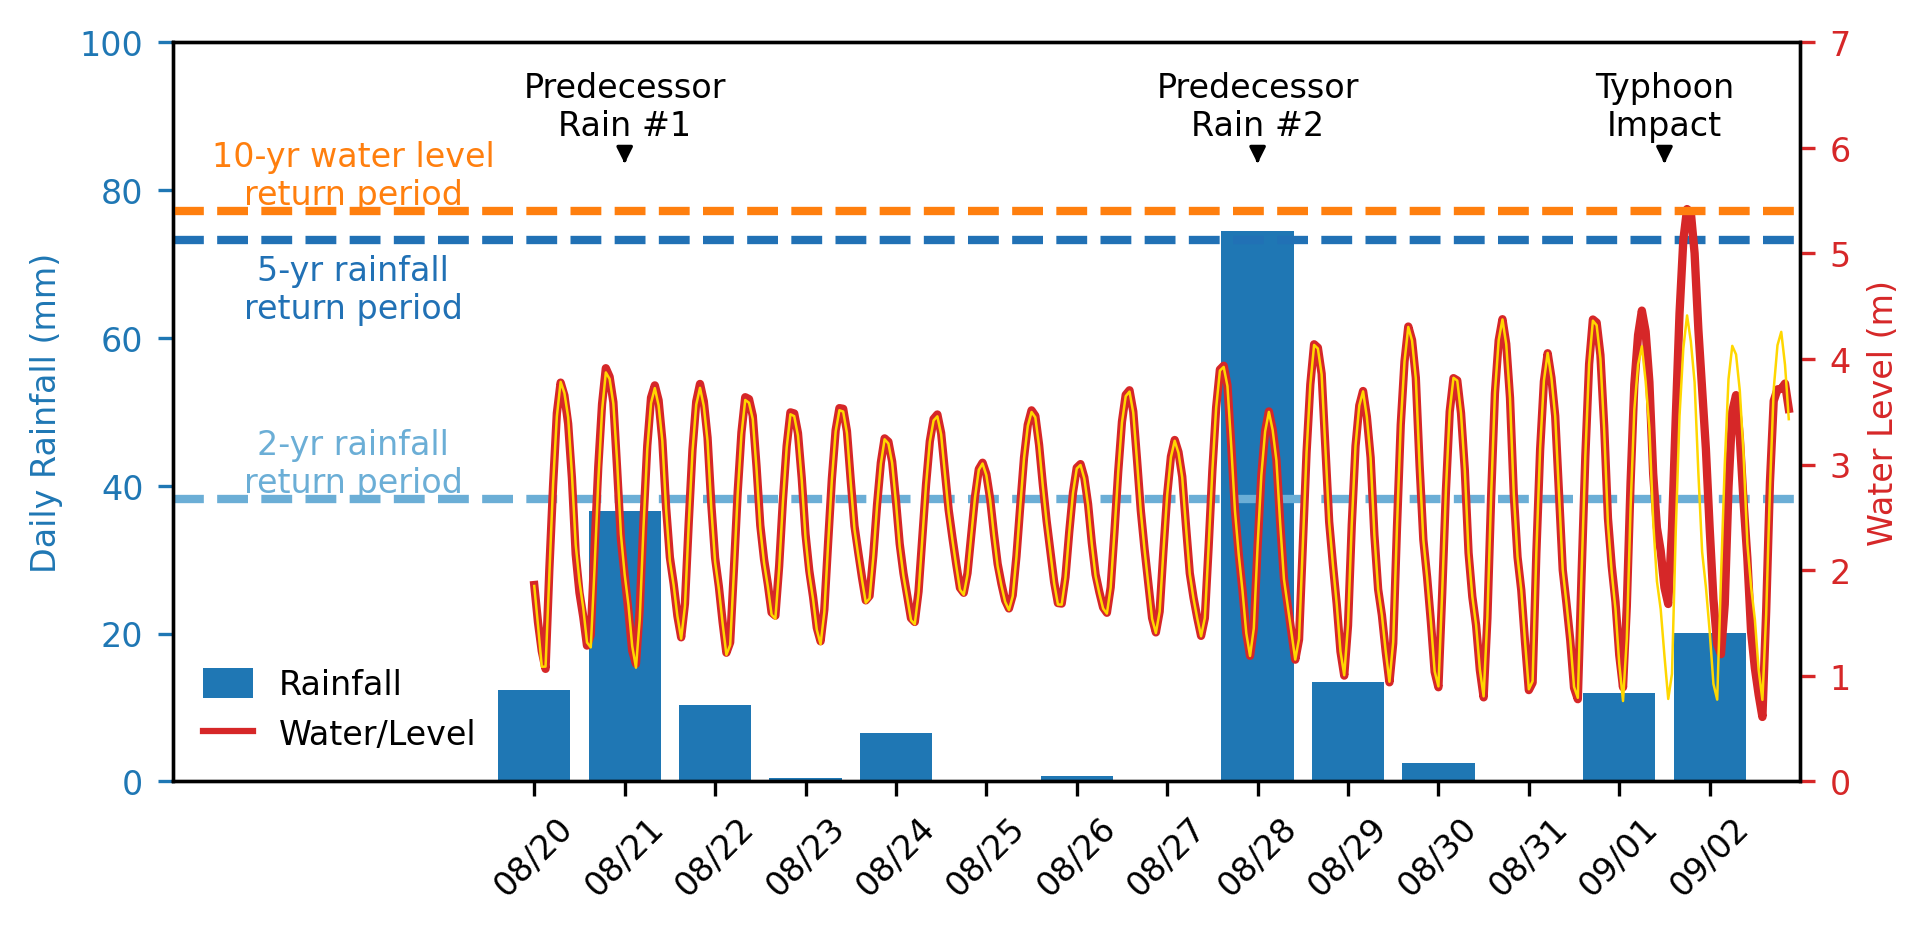

The script that saved this image:
#!/usr/bin/env python3
"""
Figure 1 — time series of daily rainfall (Xujiahui) with 2-/5-yr return-period
lines, and modelled water level + astronomical tide at Wusongkou, Aug-Sep 1905.

Extracted verbatim from Untitled.ipynb (cell 1, the `ax1` panel of the overview
figure); only tidied for standalone use: paths -> shuaiwang, single-panel figure
instead of the 5-panel gridspec, map code removed, headless backend + savefig.

Run:  ~/anaconda3/bin/python Fig1_timeseries.py   ->  Fig1_timeseries.{pdf,png}
"""
import matplotlib
matplotlib.use("Agg")
import numpy as np
import pandas as pd
import matplotlib.pyplot as plt
import matplotlib.dates as mdates
from matplotlib.lines import Line2D
from matplotlib.patches import Patch

BASE = "/Users/shuaiwang/sandbox/shanghai"
rain_path = f"{BASE}/xujiahui_aug2031_daily_rain.csv"

# ── Load & preprocess rainfall ──────────────────────────────────────────────
rain = pd.read_csv(rain_path, sep=",")
rain["date"] = pd.to_datetime(dict(year=rain.Year, month=rain.Mon, day=rain.Day))
rain["daily_mm"] = rain["daily_acc_10thmm"] / 10.0
rain["md"] = rain["date"].dt.strftime("%m-%d")

# Subset for Aug 20 - Sept 5
mask = (rain["date"].dt.month == 8) & (rain["date"].dt.day >= 20) | (rain["date"].dt.month == 9) & (rain["date"].dt.day <= 5)
rain_subset = rain.loc[mask].copy()
ordered_days = sorted(rain_subset["md"].unique(), key=lambda x: pd.to_datetime("1900-" + x))
rain_subset["md"] = pd.Categorical(rain_subset["md"], categories=ordered_days, ordered=True)
rain_subset = rain_subset[rain_subset["md"].between("08-20", "09-02")]
ordered_days = sorted(rain_subset["md"].unique(), key=lambda x: pd.to_datetime("1900-" + x))

# Split 1905 from other years
rain_1905 = rain_subset[rain_subset["Year"] == 1905]
rain_clim = rain_subset[rain_subset["Year"] != 1905]

# ── Figure ──────────────────────────────────────────────────────────────────
plt.rcParams.update({"font.size": 8})
fig, ax1 = plt.subplots(figsize=(7, 3.2), dpi=600)

## ax1: Bar plot of 1905 rainfall with non-parametric return level shading

# Load and preprocess rainfall data
df = pd.read_csv(rain_path)

# Step 1: Annual maximum daily rainfall (for non-parametric estimation)
df["date"] = pd.to_datetime(dict(year=df.Year, month=df.Mon, day=df.Day))
df["daily_mm"] = df["daily_acc_10thmm"] / 10.0
df["year"] = df["date"].dt.year
annual_max = df.groupby("year")["daily_mm"].max().dropna().sort_values(ascending=False)
n_years = len(annual_max)
ranks = np.arange(1, n_years + 1)
empirical_return_periods = (n_years + 1) / ranks

# Step 2: Interpolate non-parametric return levels
target_T = [1, 2, 5]
return_levels = np.interp(target_T, np.sort(empirical_return_periods), np.sort(annual_max.values))
r1, r2, r5 = return_levels

# Step 3: Plot 1905 rainfall bars + shaded return level bands

# Prepare 1905 rainfall data
rain_1905_sorted = rain_1905.sort_values("md")
rain_1905_series = rain_1905_sorted.set_index("md").loc[ordered_days]["daily_mm"].values
x = pd.to_datetime(["1905-" + d for d in ordered_days])

# Colors
color_bar = "#1f77b4"
color_0_1 = 'none'
color_1_2 = "#c6dbef"     # Light blue
color_2_5 = "#6baed6"    # Medium blue
color_5plus = "#2171b5"  # Dark blue

# Horizontal lines for return levels
ax1.axhline(r2, color="#6baed6", linestyle="--", linewidth=2)
ax1.axhline(r5, color="#2171b5", linestyle="--", linewidth=2)
# Annotate return levels at Aug 19
ax1.text(pd.to_datetime("1905-08-18"), r2, "2-yr rainfall\nreturn period", color="#6baed6", fontsize=8, ha='center', va='bottom')
ax1.text(pd.to_datetime("1905-08-18"), r5 - 2, "5-yr rainfall\nreturn period", color="#2171b5", fontsize=8, ha='center', va='top')

# Bar plot
ax1.bar(x, rain_1905_series, color=color_bar, label="Rainfall")

# Formatting
ax1.set_ylim([0, 100])
ax1.tick_params(axis='y', colors=color_bar)
ax1.set_ylabel("Daily Rainfall (mm)", color=color_bar)
ax1.set_xlim(pd.to_datetime("1905-08-16"), pd.to_datetime("1905-09-03"))
# Customize x-ticks: show labels only from 08-20 to 09-03
tick_dates = pd.date_range("1905-08-20", "1905-09-03")
ax1.set_xticks(tick_dates)
ax1.set_xticklabels([d.strftime("%m/%d") for d in tick_dates], rotation=45)

# ── Tide / water level ──────────────────────────────────────────────────────
tide_df = pd.read_csv(f"{BASE}/wusongkou.csv")
tide_df.columns = tide_df.columns.str.strip()  # Remove any whitespace in headers


def fix_year(d):
    parts = d.split()
    date_parts = parts[0].split('/')
    if len(date_parts[2]) == 2:
        date_parts[2] = '19' + date_parts[2]
    return '/'.join(date_parts) + ' ' + parts[1]


# Apply to the date column
tide_df["fixed_date"] = tide_df["date and time"].apply(fix_year)

# Now safely parse as datetime
tide_df["datetime"] = pd.to_datetime(tide_df["fixed_date"], format="%m/%d/%Y %H:%M")
tide_df["depth_m"] = tide_df["water depth (points) (m)"]
tide_mask = (tide_df["datetime"] >= "1905-08-20") & (tide_df["datetime"] <= "1905-09-02 21:00")
tide_plot = tide_df.loc[tide_mask]

tide_df = pd.read_csv(f"{BASE}/Wusong_tide_modeling_19050801-19050916.csv")
tide_df.columns = tide_df.columns.str.strip()  # Remove any whitespace in headers

# Apply to the date column
tide_df["fixed_date"] = tide_df["date and time"].apply(fix_year)

# Now safely parse as datetime
tide_df["datetime"] = pd.to_datetime(tide_df["fixed_date"], format="%m/%d/%Y %H:%M")
tide_df["depth_m"] = tide_df["water depth (points) (m)"]
tide_mask = (tide_df["datetime"] >= "1905-08-20") & (tide_df["datetime"] <= "1905-09-02 21:00")
tide_plot_tide = tide_df.loc[tide_mask]

tide_plot_tide['depth_m'] += 2.4

# Plot tide on right y-axis
ax1_tide = ax1.twinx()
ax1_tide.plot(tide_plot["datetime"], tide_plot["depth_m"], color="#d62728", linewidth=2, label="Water Level")
ax1_tide.plot(tide_plot_tide["datetime"], tide_plot_tide["depth_m"], color="#FFD700", linewidth=.6, label="Tide Level")

ax1_tide.axhline(5.4, color="#ff7f0e", linestyle="--", linewidth=2)
ax1_tide.text(pd.to_datetime("1905-08-18"), 5.4, "10-yr water level\nreturn period", color="#ff7f0e", fontsize=8, ha='center', va='bottom')

ax1_tide.tick_params(axis='y', colors="#d62728")
ax1_tide.set_ylabel("Water Level (m)", color="#d62728")

ax1_tide.set_xticks(tide_plot["datetime"])
ax1_tide.set_xticklabels(tide_plot["datetime"], rotation=45)
ax1_tide.xaxis.set_major_locator(mdates.DayLocator())
ax1_tide.xaxis.set_major_formatter(mdates.DateFormatter('%m-%d'))
ax1_tide.set_ylim([0, 7])
ax1_tide.set_xlim(pd.to_datetime("1905-08-16"), pd.to_datetime("1905-09-03"))
# Customize x-ticks: show labels only from 08-20 to 09-03
tick_dates = pd.date_range("1905-08-20", "1905-09-02")
ax1_tide.set_xticks(tick_dates)
ax1_tide.set_xticklabels([d.strftime("%m/%d") for d in tick_dates], rotation=45)

# Combine legends from both axes
lines_1, labels_1 = ax1.get_legend_handles_labels()
lines_2, labels_2 = ax1_tide.get_legend_handles_labels()

custom_handles = [
    Patch(facecolor=color_bar, edgecolor='none', label='Rainfall'),
    Line2D([0], [0], color="#d62728", lw=1.5, label='Water/Level')
]

ax1.legend(custom_handles, [h.get_label() for h in custom_handles], loc="lower left", handlelength=1.5, handleheight=1, frameon=False)

# Add annotation for Predecessor Rain #1
ax1.annotate("Predecessor\nRain #1",
             xy=(pd.to_datetime("1905-08-21"), 83.6), xycoords='data',
             xytext=(0, 5), textcoords='offset points',
             ha='center', va='bottom',
             arrowprops=dict(arrowstyle='-|>', facecolor='black', lw=0.8),
             fontsize=8, color='black')

# Add annotation for Predecessor Rain #2
ax1.annotate("Predecessor\nRain #2",
             xy=(pd.to_datetime("1905-08-28"), 83.6), xycoords='data',
             xytext=(0, 5), textcoords='offset points',
             ha='center', va='bottom',
             arrowprops=dict(arrowstyle='-|>', facecolor='black', lw=0.8),
             fontsize=8, color='black')

# Add annotation for Typhoon Impact (spanning 09-01 to 09-02)
ax1.annotate("Typhoon\nImpact",
             xy=(pd.to_datetime("1905-09-01 12:00"), 83.6), xycoords='data',
             xytext=(0, 5), textcoords='offset points',
             ha='center', va='bottom',
             arrowprops=dict(arrowstyle='-|>', facecolor='black', lw=0.8),
             fontsize=8, color='black')

fig.savefig(f"{BASE}/Fig1_timeseries.pdf", bbox_inches="tight")
fig.savefig(f"{BASE}/Fig1_timeseries.png", dpi=300, bbox_inches="tight")
print("Saved Fig1_timeseries.pdf / .png")
